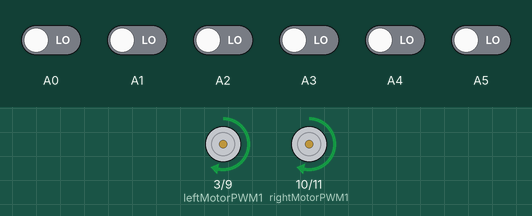
Simulated run of this sketch. Board: Arduino Uno, built with avr-gcc and run on an emulated ATmega328P. On the bench: motor-driver pin pairs drawn as motors (green arrow = first pin HIGH = forward, orange = second pin HIGH = backward, longer = more drive). Inputs (shaded band) come from the test bench; at power-on: A0–5 LOW.

Above: at 8.7 s.
8.8 s: A0 driven HIGH
At 9.1 s:
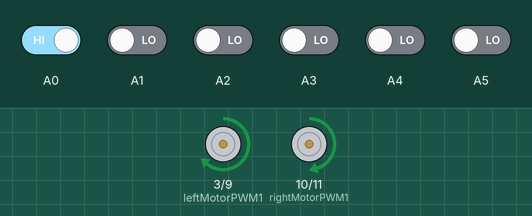
10.3 s: A1 driven HIGH
At 11.5 s:
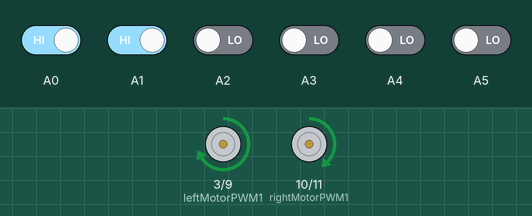
11.8 s: A2 driven HIGH
At 12.6 s:
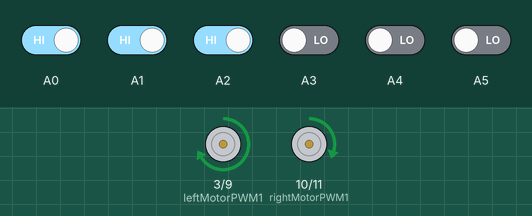
13.3 s: A3 driven HIGH
At 13.8 s:
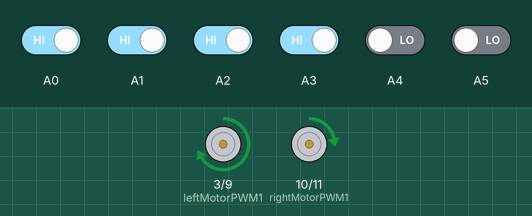
14.8 s: A4 driven HIGH
At 16.0 s:
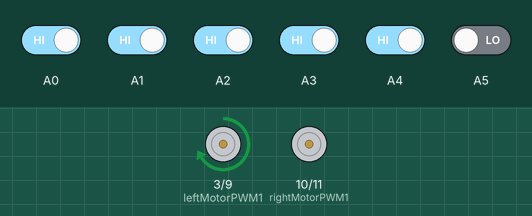
16.3 s: A4 driven LOW
At 17.3 s:
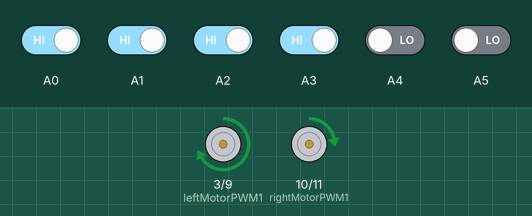
Timing chart, 0 to 18.8 s (numbered marks = the images above; inputs shaded):
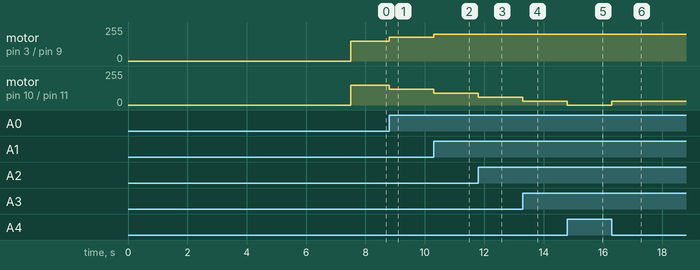

The sketch:

sketch_dec11a.ino
```cpp
#include <QTRSensors.h>
#define Kp .06
#define rightMaxSpeed 200
#define leftMaxSpeed 200
#define basespeed 150
#define minimum_speed 0
#define NUM_SENSORS  6
#define TIMEOUT    2500
#define rightMotorPWM1 10
#define rightMotorPWM2 11
#define leftMotorPWM1 3
#define leftMotorPWM2 9


int rightMotorSpeed;
int leftMotorSpeed;
int rightMotorSpeed2 = 0;
int leftMotorSpeed2 = 0;


QTRSensorsRC qtrrc((unsigned char[]) {A0,A1,A2,A3,A4,A5}, NUM_SENSORS, TIMEOUT, QTR_NO_EMITTER_PIN);
unsigned int sensorValues[NUM_SENSORS];


void setup()
{

  pinMode(rightMotorPWM1, OUTPUT);
  pinMode(rightMotorPWM2, OUTPUT);
  pinMode(leftMotorPWM1, OUTPUT);
  pinMode(leftMotorPWM2, OUTPUT);


  delay(500);
  int i;
  for (int i = 0; i < 200; i++)
  {
    qtrrc.calibrate();
  }
  wait();
  delay(2000);
}

void loop()
{

    unsigned int position = qtrrc.readLine(sensorValues, QTR_EMITTERS_ON, 1);
    int error = -(position - 2500);


    {
      {
        int motorSpeed = error * Kp;

        rightMotorSpeed = basespeed + motorSpeed;
        leftMotorSpeed = basespeed - motorSpeed;

        if (rightMotorSpeed > rightMaxSpeed) rightMotorSpeed = rightMaxSpeed;
        if (leftMotorSpeed > leftMaxSpeed ) leftMotorSpeed = leftMaxSpeed;
        if (rightMotorSpeed < minimum_speed) rightMotorSpeed = minimum_speed;
        if (leftMotorSpeed < minimum_speed) leftMotorSpeed = minimum_speed;
      }


      {
        motor();
      }
    }


        {
          for (unsigned char i = 0; i < NUM_SENSORS; i++)
          {
            Serial.print(sensorValues[i]);
            Serial.print('\t');
          }

          Serial.print('\t');
          Serial.print(error);
          Serial.println();

        }
  }


  void wait()
{
  analogWrite(rightMotorPWM1, 0);
  analogWrite(rightMotorPWM2, 0);
  analogWrite(leftMotorPWM1, 0);
  analogWrite(leftMotorPWM2, 0);
}

void motor() {
  analogWrite(rightMotorPWM1, rightMotorSpeed);
  analogWrite(rightMotorPWM2, rightMotorSpeed2);
  analogWrite(leftMotorPWM1, leftMotorSpeed);
  analogWrite(leftMotorPWM2, leftMotorSpeed2);
}
```

Measured:
- after the input at 8.8 s, motor on pin 3 (leftMotorPWM1) / pin 9 (leftMotorPWM2): forward 150/255 → forward 180/255 at once; motor on pin 10 (rightMotorPWM1) / pin 11 (rightMotorPWM2): forward 150/255 → forward 120/255 at once
- after the input at 10.3 s, motor on pin 3 (leftMotorPWM1) / pin 9 (leftMotorPWM2): forward 180/255 → forward 200/255 at once; motor on pin 10 (rightMotorPWM1) / pin 11 (rightMotorPWM2): forward 120/255 → forward 90/255 at once
- after the input at 11.8 s, motor on pin 10 (rightMotorPWM1) / pin 11 (rightMotorPWM2): forward 90/255 → forward 60/255 at once
- after the input at 13.3 s, motor on pin 10 (rightMotorPWM1) / pin 11 (rightMotorPWM2): forward 60/255 → forward 30/255 at once
- after the input at 14.8 s, motor on pin 10 (rightMotorPWM1) / pin 11 (rightMotorPWM2): forward 30/255 → stopped at once
- after the input at 16.3 s, motor on pin 10 (rightMotorPWM1) / pin 11 (rightMotorPWM2): stopped → forward 30/255 at once
